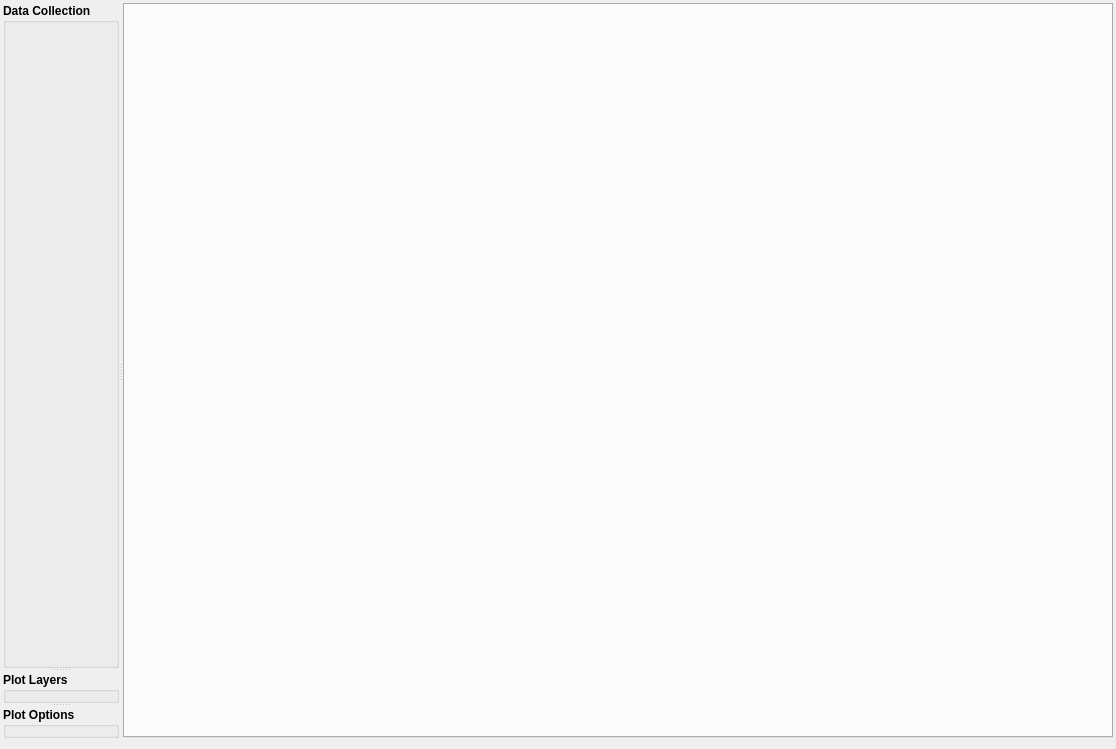
<?xml version="1.0" encoding="UTF-8"?>
<ui version="4.0">
 <class>GlueApplication</class>
 <widget class="QWidget" name="GlueApplication">
  <property name="geometry">
   <rect>
    <x>0</x>
    <y>0</y>
    <width>1116</width>
    <height>749</height>
   </rect>
  </property>
  <property name="windowTitle">
   <string>Form</string>
  </property>
  <layout class="QHBoxLayout" name="horizontalLayout">
   <property name="leftMargin">
    <number>3</number>
   </property>
   <property name="topMargin">
    <number>3</number>
   </property>
   <property name="rightMargin">
    <number>3</number>
   </property>
   <item>
    <widget class="QSplitter" name="main_splitter">
     <property name="orientation">
      <enum>Qt::Horizontal</enum>
     </property>
     <widget class="QSplitter" name="data_plot_splitter">
      <property name="orientation">
       <enum>Qt::Vertical</enum>
      </property>
      <widget class="QGroupBox" name="data_layers">
       <property name="font">
        <font>
         <weight>75</weight>
         <bold>true</bold>
        </font>
       </property>
       <property name="layoutDirection">
        <enum>Qt::LeftToRight</enum>
       </property>
       <property name="title">
        <string>Data Collection</string>
       </property>
       <property name="flat">
        <bool>false</bool>
       </property>
      </widget>
      <widget class="QSplitter" name="plot_splitter">
       <property name="orientation">
        <enum>Qt::Vertical</enum>
       </property>
       <widget class="QGroupBox" name="plot_layers">
        <property name="font">
         <font>
          <weight>75</weight>
          <bold>true</bold>
         </font>
        </property>
        <property name="title">
         <string>Plot Layers</string>
        </property>
        <property name="flat">
         <bool>false</bool>
        </property>
       </widget>
       <widget class="QGroupBox" name="plot_options">
        <property name="font">
         <font>
          <weight>75</weight>
          <bold>true</bold>
         </font>
        </property>
        <property name="title">
         <string>Plot Options</string>
        </property>
        <property name="flat">
         <bool>false</bool>
        </property>
        <property name="checkable">
         <bool>false</bool>
        </property>
       </widget>
      </widget>
     </widget>
     <widget class="QTabWidget" name="tabWidget">
      <property name="enabled">
       <bool>true</bool>
      </property>
      <property name="sizePolicy">
       <sizepolicy hsizetype="MinimumExpanding" vsizetype="Expanding">
        <horstretch>1</horstretch>
        <verstretch>0</verstretch>
       </sizepolicy>
      </property>
      <property name="minimumSize">
       <size>
        <width>400</width>
        <height>0</height>
       </size>
      </property>
      <property name="tabShape">
       <enum>QTabWidget::Rounded</enum>
      </property>
      <property name="currentIndex">
       <number>-1</number>
      </property>
      <property name="elideMode">
       <enum>Qt::ElideRight</enum>
      </property>
      <property name="usesScrollButtons">
       <bool>false</bool>
      </property>
      <property name="documentMode">
       <bool>false</bool>
      </property>
      <property name="tabsClosable">
       <bool>false</bool>
      </property>
      <property name="movable">
       <bool>true</bool>
      </property>
     </widget>
    </widget>
   </item>
  </layout>
 </widget>
 <resources/>
 <connections/>
</ui>
